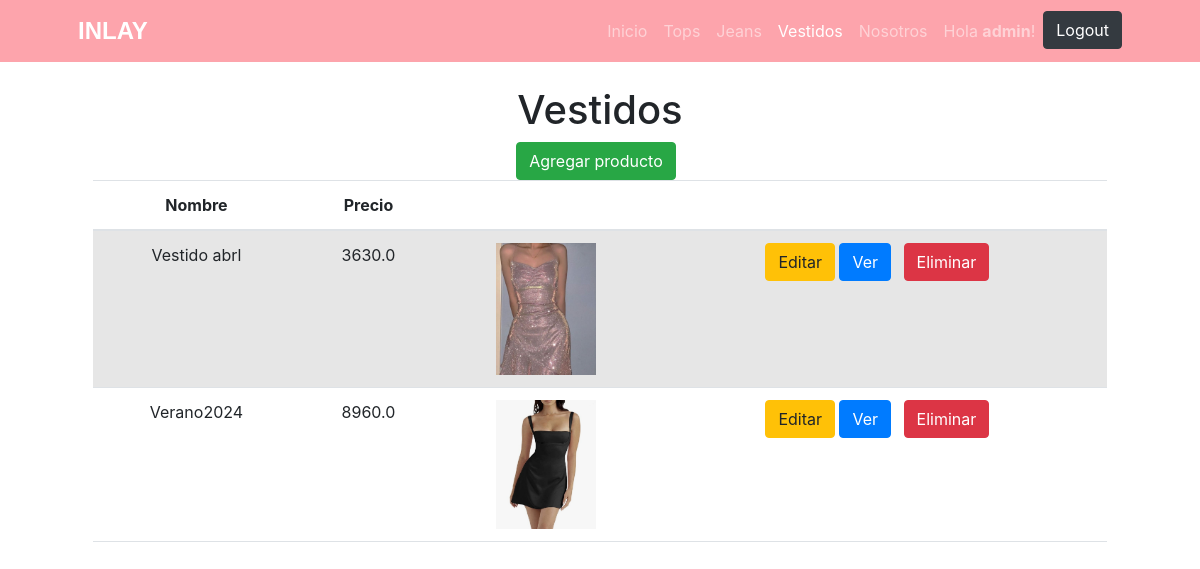
The app's page /producto/list/vestidos/ (signed in) with its own data.
### core/models.py (models this page shows, shortened)
class Producto(models.Model):
    categoria_id = models.ForeignKey(ProductoCategoria, null=True, blank=True, on_delete=models.SET_NULL)
    nombre = models.CharField(max_length=100)
    precio = models.FloatField()
    talle = models.FloatField()
    cantidad = models.FloatField()
    descripcion = models.TextField(null=True, blank=True, verbose_name = "descripción")
    fecha_actualizacion = models.DateField(null=True, blank=True, default=timezone.now(), editable=False, verbose_name = "fecha de actualización")
    imagenProducto = models.ImageField(null=True, blank=True, upload_to="")
    class meta:
        verbose_name = "producto"
        verbose_name_plural = "productos"

### core/views.py (the view)
# urls.py: path("producto/list/vestidos/", views.ProductoListVestidos.as_view(), name="producto_list_vestidos"),
class ProductoListVestidos(ListView):
    model = Producto
    context_object_name = "vestidos"
    queryset = Producto.objects.filter(categoria_id=3)
    template_name = "core/producto_list_vestidos.html"

### core/templates/core/producto_list_vestidos.html (shortened to what this page needs)
{% extends 'core/base.html' %}
{% block content %}
  <div class="container text-center">
    <h1 class="mt-4">Vestidos</h1>
    <a href="{% url 'core:producto_create_form'  %}" class="btn btn-success me-2">Agregar producto</a>
    <table class="table table-striped">
      <thead>
        <tr>
          <th scope="col">Nombre</th>
          <th scope="col">Precio</th>
          <th scope="col"></th>
          <th scope="col"></th>
        </tr>
      </thead>
      <tbody>
        {% for object in vestidos %}
          <tr>
            <td>{{ object.nombre }}</td>
            <td>{{ object.precio }}</td>
            <td>
              {% if object.imagenProducto %}
                <img src="{{ object.imagenProducto.url }}" alt="{{ object.nombre }}" style="max-width: 100px;">
              {% endif %}
            </td>
            <td>
              <a href="{% url 'core:producto_update_vestidos' object.id %}" class="btn btn-warning">Editar</a>
              <a href="{% url 'core:producto_detail_vestidos' object.id %}" class="btn btn-primary me-2">Ver</a>
              <a href="{% url 'core:producto_delete_vestidos' object.id %}" class="btn btn-danger me-2">Eliminar</a>
            </td>
          </tr>
        {% empty %}
          <tr>
            <td colspan="3" class="text-center">No hay categorías disponibles.</td>
          </tr>
        {% endfor %}
      </tbody>
    </table>
  </div>
{% endblock content %}

### core/templates/core/navbar.html (shortened to what this page needs)
<nav class="navbar navbar-expand-lg navbar-dark" style="background-color: #fda4ac;">
    <div class="container px-5">
        <a class="navbar-brand" href="{% url 'core:index' %}" style="font-family: 'Cursive', sans-serif; font-size: 24px; font-weight: bold; text-decoration: none; color: #fff;">INLAY</a>
        <div class="collapse navbar-collapse" id="navbarNav">
            <ul class="navbar-nav ms-auto">
                <li class="nav-item">
                    <a class="nav-link {% if request.path == '/' %} active {% endif %}" aria-current="page" href="{% url 'core:index' %}">Inicio</a>
                </li>
                <li class="nav-item">
                    <a class="nav-link {% if request.resolver_match.url_name == 'producto_list_tops' %}active{% endif %}" href="{% url 'core:producto_list_tops' %}">Tops</a>
                </li>
                <li class="nav-item">
                    <a class="nav-link {% if request.resolver_match.url_name == 'producto_list_jeans' %}active{% endif %}" href="{% url 'core:producto_list_jeans' %}">Jeans</a>
                </li>
                <li class="nav-item">
                    <a class="nav-link {% if request.resolver_match.url_name == 'producto_list_vestidos' %}active{% endif %}" href="{% url 'core:producto_list_vestidos' %}">Vestidos</a>
                </li>
                <li class="nav-item">
                    <a class="nav-link {% if request.resolver_match.url_name == 'about'%} active {% endif %}" href="{% url 'core:about' %}">Nosotros</a>
                </li>
                {% if user.is_authenticated %}
                <li class="nav-item">
                    <a class="nav-link"> Hola <strong>{{request.user.username}}</strong>!</a>
                </li>
                <li class="nav-item">
                    <form action=" {% url 'core:logout' %}" method="post">
                        <button type="submit" class="btn btn-dark">Logout</button>
                    </form>
                </li>
                {% endif %}
            </ul>
        </div>
    </div>
</nav>

### records on screen
Producto: nombre "Vestido abrl", precio "3630.0", imagenProducto (picture)
Producto: nombre "Verano2024", precio "8960.0", imagenProducto (picture)

### other values on screen
{{ request.user.username }} "admin"
